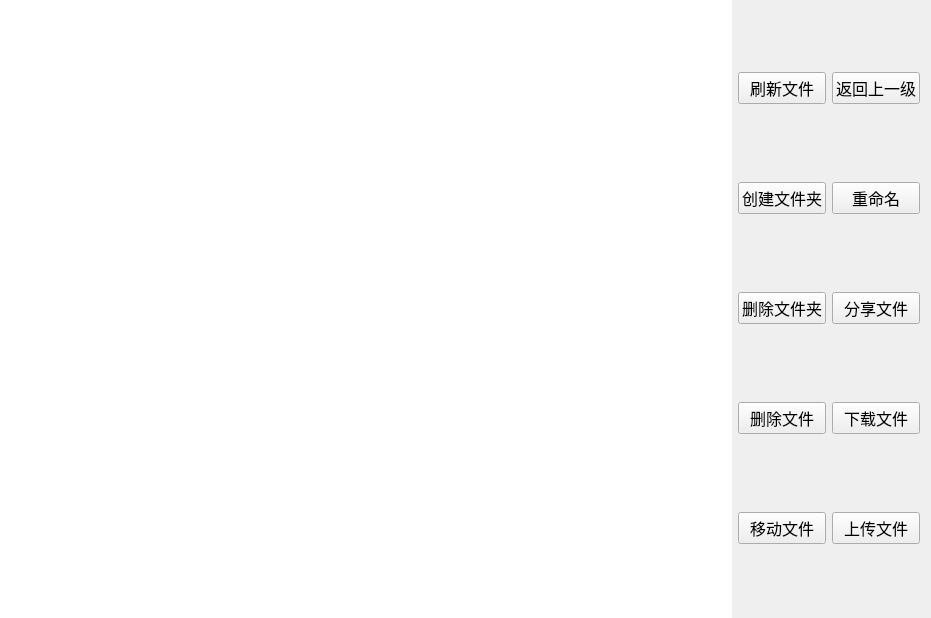
<?xml version="1.0" encoding="UTF-8"?>
<ui version="4.0">
 <class>File</class>
 <widget class="QWidget" name="File">
  <property name="geometry">
   <rect>
    <x>0</x>
    <y>0</y>
    <width>931</width>
    <height>618</height>
   </rect>
  </property>
  <property name="windowTitle">
   <string>Form</string>
  </property>
  <layout class="QGridLayout" name="gridLayout_2">
   <property name="leftMargin">
    <number>0</number>
   </property>
   <property name="topMargin">
    <number>0</number>
   </property>
   <property name="bottomMargin">
    <number>0</number>
   </property>
   <item row="0" column="0">
    <layout class="QHBoxLayout" name="horizontalLayout">
     <item>
      <widget class="QListWidget" name="file_LW">
       <property name="frameShape">
        <enum>QFrame::NoFrame</enum>
       </property>
      </widget>
     </item>
     <item>
      <layout class="QGridLayout" name="gridLayout">
       <item row="2" column="1">
        <widget class="QPushButton" name="shareFile_PB">
         <property name="font">
          <font>
           <family>Agency FB</family>
           <pointsize>12</pointsize>
          </font>
         </property>
         <property name="text">
          <string>分享文件</string>
         </property>
        </widget>
       </item>
       <item row="2" column="0">
        <widget class="QPushButton" name="rmdir_PB">
         <property name="font">
          <font>
           <family>Agency FB</family>
           <pointsize>12</pointsize>
          </font>
         </property>
         <property name="text">
          <string>删除文件夹</string>
         </property>
        </widget>
       </item>
       <item row="4" column="1">
        <widget class="QPushButton" name="uploadFile_PB">
         <property name="font">
          <font>
           <family>Agency FB</family>
           <pointsize>12</pointsize>
          </font>
         </property>
         <property name="text">
          <string>上传文件</string>
         </property>
        </widget>
       </item>
       <item row="0" column="1">
        <widget class="QPushButton" name="return_PB">
         <property name="font">
          <font>
           <family>Agency FB</family>
           <pointsize>12</pointsize>
          </font>
         </property>
         <property name="text">
          <string>返回上一级</string>
         </property>
        </widget>
       </item>
       <item row="1" column="1">
        <widget class="QPushButton" name="renameFile_PB">
         <property name="font">
          <font>
           <family>Agency FB</family>
           <pointsize>12</pointsize>
          </font>
         </property>
         <property name="text">
          <string>重命名</string>
         </property>
        </widget>
       </item>
       <item row="3" column="0">
        <widget class="QPushButton" name="rmFile_PB">
         <property name="font">
          <font>
           <family>Agency FB</family>
           <pointsize>12</pointsize>
          </font>
         </property>
         <property name="text">
          <string>删除文件</string>
         </property>
        </widget>
       </item>
       <item row="3" column="1">
        <widget class="QPushButton" name="downloadFile_PB">
         <property name="font">
          <font>
           <family>Agency FB</family>
           <pointsize>12</pointsize>
          </font>
         </property>
         <property name="text">
          <string>下载文件</string>
         </property>
        </widget>
       </item>
       <item row="0" column="0">
        <widget class="QPushButton" name="flushFile_PB">
         <property name="font">
          <font>
           <family>Agency FB</family>
           <pointsize>12</pointsize>
          </font>
         </property>
         <property name="text">
          <string>刷新文件</string>
         </property>
        </widget>
       </item>
       <item row="1" column="0">
        <widget class="QPushButton" name="mkdir_PB">
         <property name="font">
          <font>
           <family>Agency FB</family>
           <pointsize>12</pointsize>
          </font>
         </property>
         <property name="text">
          <string>创建文件夹</string>
         </property>
        </widget>
       </item>
       <item row="4" column="0">
        <widget class="QPushButton" name="moveFile_PB">
         <property name="font">
          <font>
           <family>Agency FB</family>
           <pointsize>12</pointsize>
          </font>
         </property>
         <property name="text">
          <string>移动文件</string>
         </property>
        </widget>
       </item>
      </layout>
     </item>
    </layout>
   </item>
  </layout>
 </widget>
 <resources/>
 <connections/>
</ui>
